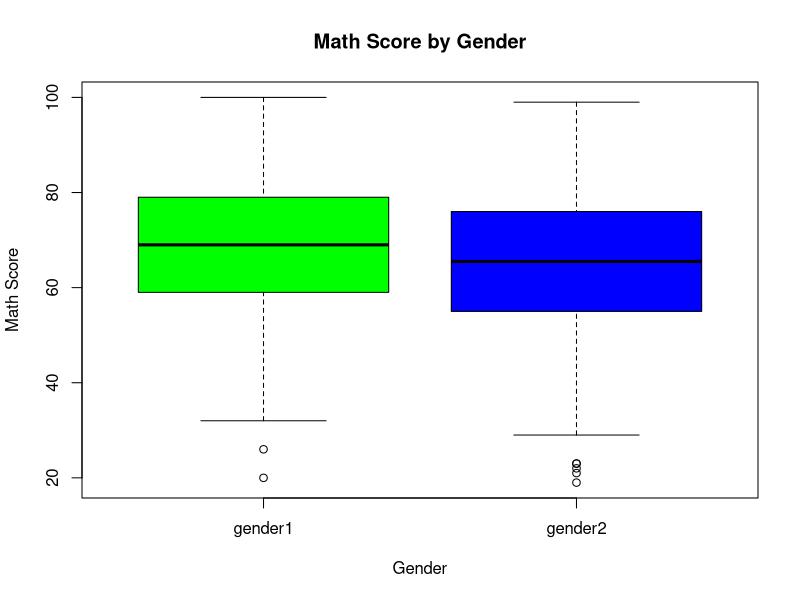
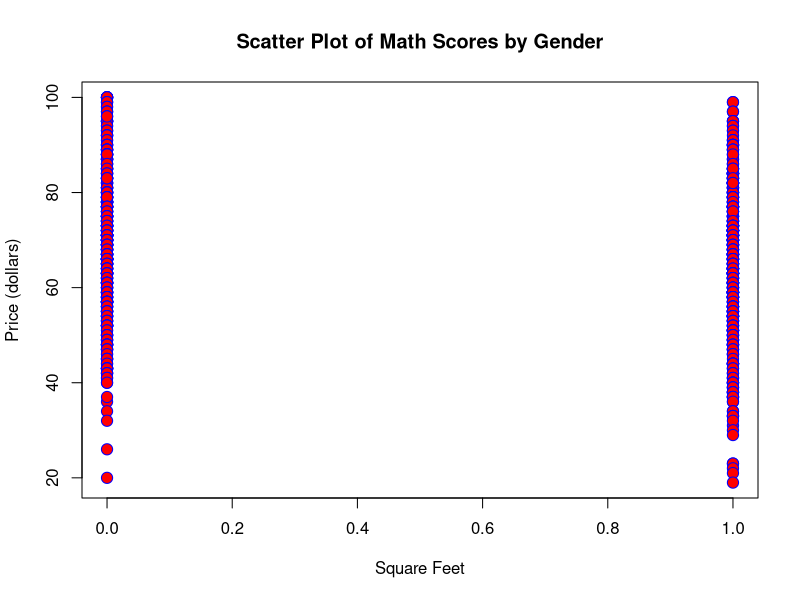
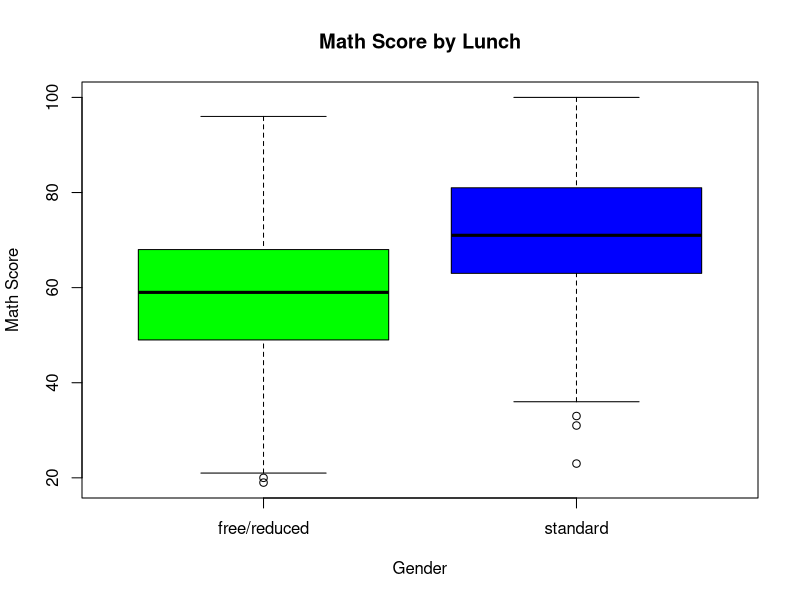
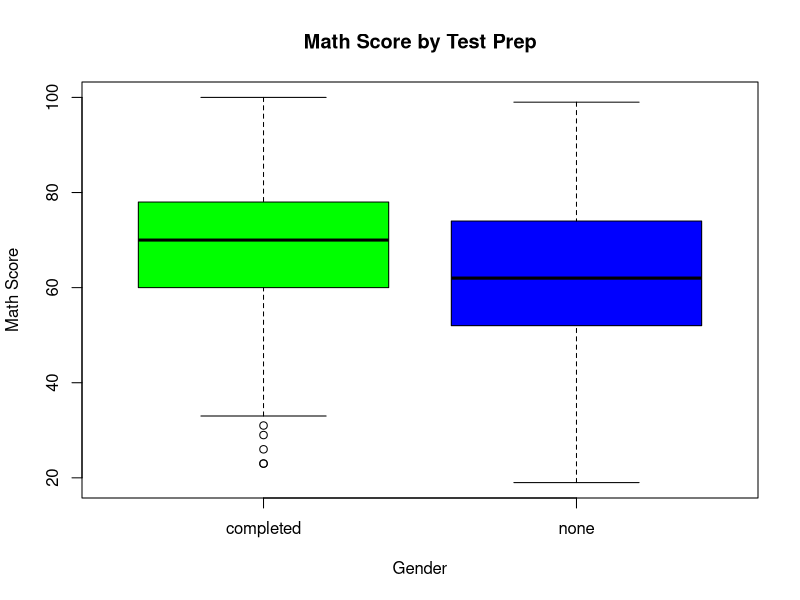

Here is the R script that generated these plots, in order: (Note: this script raises an error after producing the figures.)
## ---- chunk 1
knitr::opts_chunk$set(echo = TRUE, error=TRUE)
## ---- chunk 2
exams<-read.csv("exams.csv")
## ---- chunk 3
head(exams)
str(exams)
exams
## ---- chunk 4
boxplot(exams$mathscore ~ exams$gender,
        main = "Math Score by Gender",
        xlab = "Gender",
        ylab = "Math Score",
        col = c("green","blue") )
## ---- chunk 5

tapply(exams$mathscore, exams$gender, mean)
tapply(exams$mathscore, exams$gender, sd)
tapply(exams$gender, exams$gender, length)
mean(exams$mathscore, na.rm=TRUE)

## ---- chunk 6
exams$is.gender2 <- ifelse(exams$gender=="gender2", 1,0)

head(exams[ c("gender", "is.gender2")], 10)
## ---- chunk 7
plot( exams$mathscore ~ exams$is.gender2, 
     main = "Scatter Plot of Math Scores by Gender",
     xlab = "Square Feet",
     ylab = "Price (dollars)",
     col = "blue",                 
     bg = "red",                    
     pch = 21,                    
     cex = 1.5)                   
     
## ---- chunk 8
linMod.math.isgender2 <- lm( mathscore ~ is.gender2, data = exams)

summary(linMod.math.isgender2)
## ---- chunk 9
boxplot(exams$mathscore ~ exams$lunch,
        main = "Math Score by Lunch",
        xlab = "Gender",
        ylab = "Math Score",
        col = c("green","blue") )
## ---- chunk 10

tapply(exams$mathscore, exams$lunch, mean)
tapply(exams$mathscore, exams$lunch, sd)
tapply(exams$lunch, exams$lunch, length)
mean(exams$mathscore, na.rm=TRUE)

## ---- chunk 11
exams$is.free.lunch <- ifelse(exams$lunch=="free/reduced", 1,0)
head(exams[ c("lunch", "is.free.lunch")], 10)
## ---- chunk 12
linMod.math.lunch <- lm( mathscore ~ is.free.lunch, data = exams)

summary(linMod.math.lunch)
## ---- chunk 13
boxplot(exams$mathscore ~ exams$testprep,
        main = "Math Score by Test Prep",
        xlab = "Gender",
        ylab = "Math Score",
        col = c("green","blue") )
## ---- chunk 14
tapply(exams$mathscore, exams$testprep, mean)
tapply(exams$mathscore, exams$testprep, sd)
tapply(exams$testprep, exams$testprep, length)
mean(exams$mathscore, na.rm=TRUE)
## ---- chunk 15
exams$is.test.prep <- ifelse(exams$lunch=="testprep", 1,0)
head(exams[ c("testprep", "is.test.prep")], 10)
## ---- chunk 16
linMod.math.is.free.lunch.is.gender2<- lm( mathscore ~ + is.free.lunch + is.gender2, data = exams)

summary(linMod.math.is.free.lunch.is.gender2)
## ---- chunk 17

## ---- chunk 18

## ---- chunk 19
exams$lunch <- factor(exams$lunch,
                      levels = c("standard", "free/reduced") )
## ---- chunk 20

## ---- chunk 21

## ---- chunk 22
exams$test.prep.completed <- ifelse(exams$testprep=="test.prep.completed", 1,0)
head(exams[ c("test prep", "test prep completed")], 10)
## ---- chunk 23

## ---- chunk 24
mult4 <- lm(mathscore ~ gender + lunch + readingscore, data=exams)
summary(mult4)
## ---- chunk 25
mult5 <- lm(writingscore ~ gender + lunch + testprep, data=exams)
summary(mult5)
## ---- chunk 26
mult6 <- lm(mathscore ~ lunch + gender + testprep, data=exams)
summary(mult5)
## ---- chunk 27
exams$is.gender1 <- ifelse (exams$gender =="gender1", 1,0)
head(exams [c("gender", "is.gender1")], 10)
## ---- chunk 28
mult7 <- lm(mathscore ~ is.test.prep + is.free.lunch + is.gender1, data=exams)
summary(mult7)
## ---- chunk 29
exams$is.standard.lunch <- ifelse (exams$lunch == "standard lunch", 1,0)

head(exams[c("lunch", "is.standard.lunch")], 10)
## ---- chunk 30
mult8 <- lm(mathscore ~  is.standard.lunch + gender + testprep + readingscore, data=exams)
summary(mult8)
## ---- chunk 31
mult9 <- lm(mathscore ~  is.gender2 + testprep + readingscore, data=exams)
summary(mult9)
